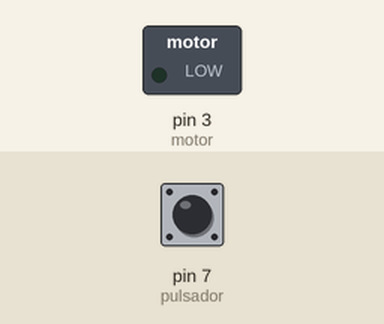
A sketch run on a simulated Arduino Uno, built with avr-gcc and run on an emulated ATmega328P. On the bench: switched loads named in the sketch (green lamp = pin HIGH). Inputs (shaded band) come from the test bench; at power-on: pin 7 (pulsador) LOW.

Above: at 1.2 s.
1.3 s: pin 7 (pulsador) pulled HIGH for 0.15 s
At 1.37 s:
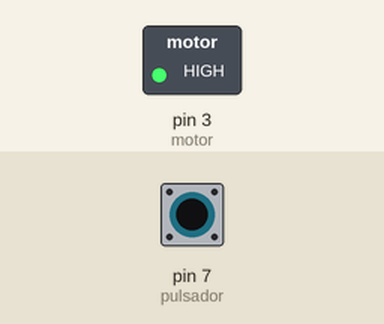
2.9 s: pin 7 (pulsador) pulled HIGH for 3.2 s
At 6.8 s:
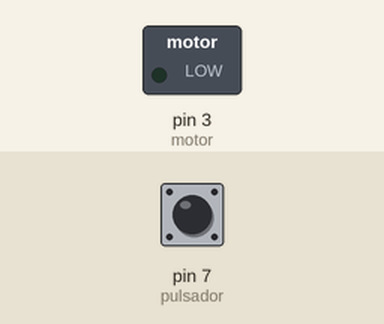
Timing chart, 0 to 8.3 s (numbered marks = the images above; inputs shaded):
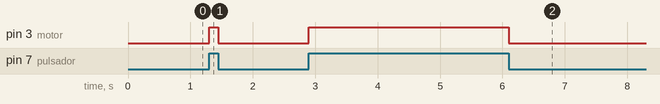

Measured:
- after the input at 1.3 s, pin 3 (motor): LOW → HIGH at once, → LOW 0.15 s later
- after the input at 2.9 s, pin 3 (motor): LOW → HIGH at once, → LOW 3.2 s later

The sketch:

sketch_may21e.ino
```cpp
//--------------------------------------------------
//Declara puertos de entradas y salidas y variables
//--------------------------------------------------
int pulsador =7; //Declara Pin del pusaldor
int motor=3; //Declara Pin del motor
//------------------------------------
//Funcion principal
//------------------------------------
void setup() // Se ejecuta cada vez que el Arduino se inicia
{
pinMode(pulsador,INPUT); //El pulsador como una entrada
pinMode(motor,OUTPUT); //El motor como una salida
}
//------------------------------------
//Funcion ciclicla
//------------------------------------
void loop() // Esta funcion se mantiene ejecutando
{ // cuando este energizado el Arduino
// Si el pulsador se encuentra oprimido
if(digitalRead(pulsador) == HIGH){
digitalWrite(motor,HIGH); //Enciende el motor
}else{ //si el pulsador no esta oprimido
digitalWrite(motor,LOW); //Apaga el motor
}
}
// Fin programa
```
